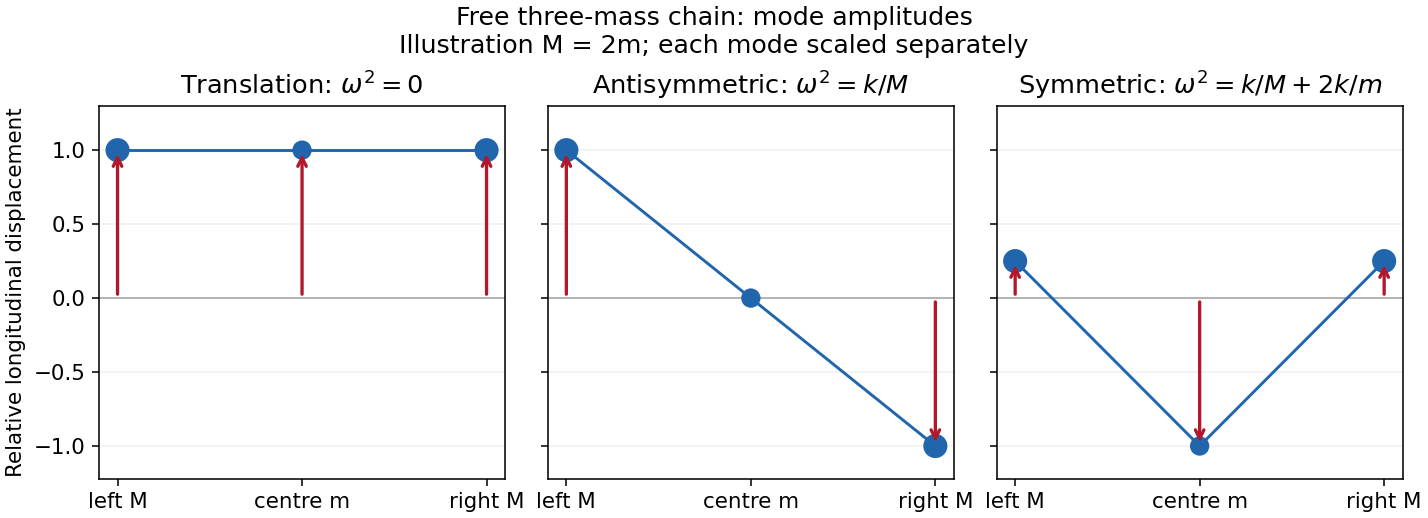

Generate this figure with Python:
from pathlib import Path
import numpy as np
import matplotlib
matplotlib.use("Agg")
import matplotlib.pyplot as plt
plt.rcParams.update({"font.size": 11, "figure.facecolor": "white", "axes.facecolor": "white"})

# Original amplitude diagrams; illustrative end/centre mass ratio M/m=2.
fig, axes = plt.subplots(1, 3, figsize=(10.2, 3.7), sharey=True, constrained_layout=True)
x = np.arange(3)
profiles = [(np.ones(3), r"Translation: $\omega^2=0$"),
            (np.array([1.,0.,-1.]), r"Antisymmetric: $\omega^2=k/M$"),
            (np.array([.25,-1.,.25]), r"Symmetric: $\omega^2=k/M+2k/m$")]
for ax, (u, title) in zip(axes, profiles):
    ax.axhline(0,color='.7',lw=1)
    ax.plot(x,u,'-',color='#2166ac',lw=1.5)
    ax.scatter(x,u,s=[130,80,130],c='#2166ac',zorder=3)
    for xi,ui in zip(x,u):
        if ui: ax.annotate('',(xi,ui),(xi,0),arrowprops={'arrowstyle':'->','color':'#b2182b','lw':1.7})
    ax.set(xticks=x,xticklabels=['left M','centre m','right M'],ylim=(-1.22,1.3),title=title)
    ax.grid(axis='y',alpha=.18)
axes[0].set_ylabel('Relative longitudinal displacement')
fig.suptitle('Free three-mass chain: mode amplitudes\nIllustration M = 2m; each mode scaled separately',fontsize=13)
fig.savefig(Path(__file__).with_suffix('.png').name,dpi=140,facecolor='white')
